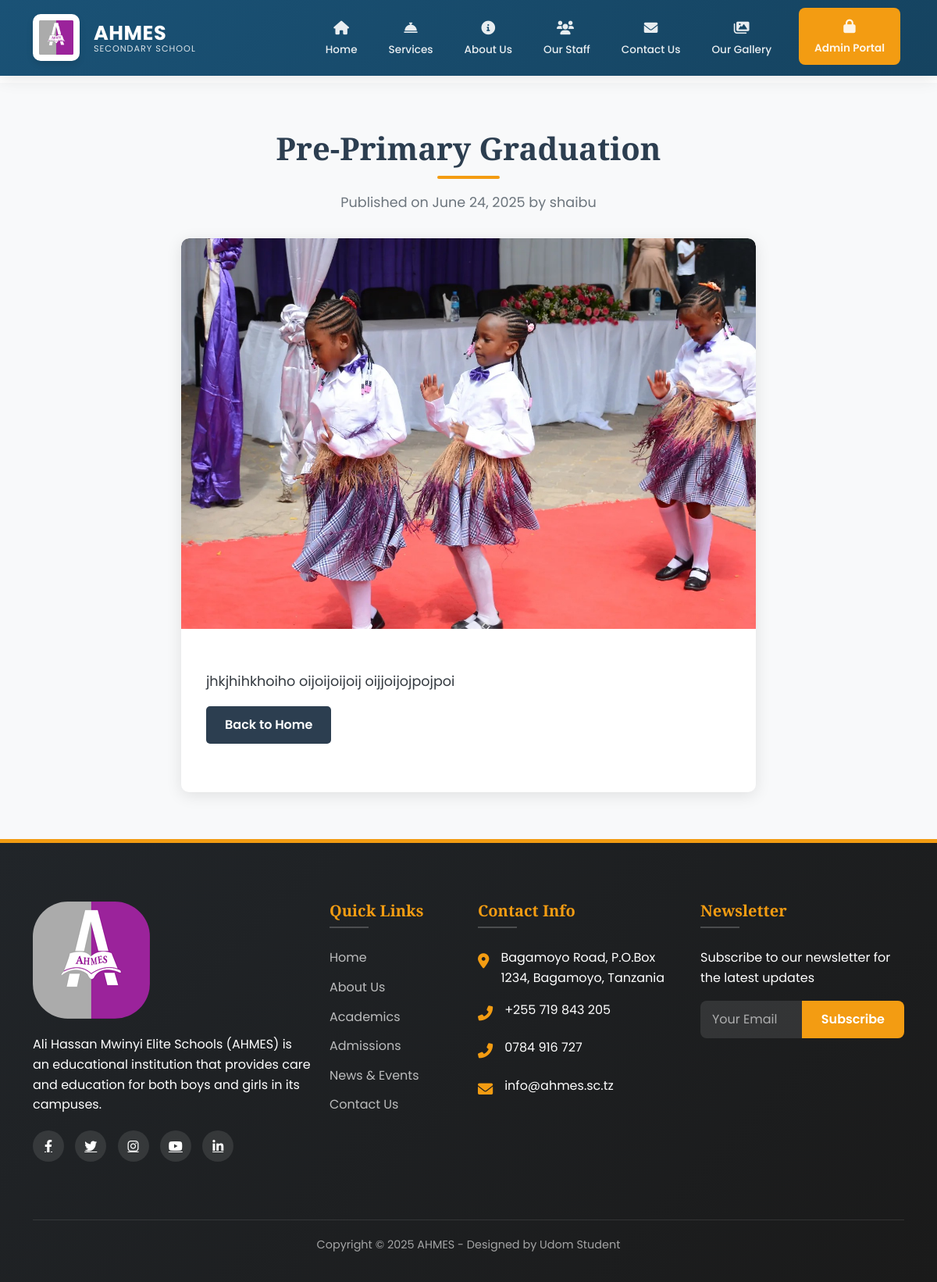
Before: /news/4/ with the older database file.
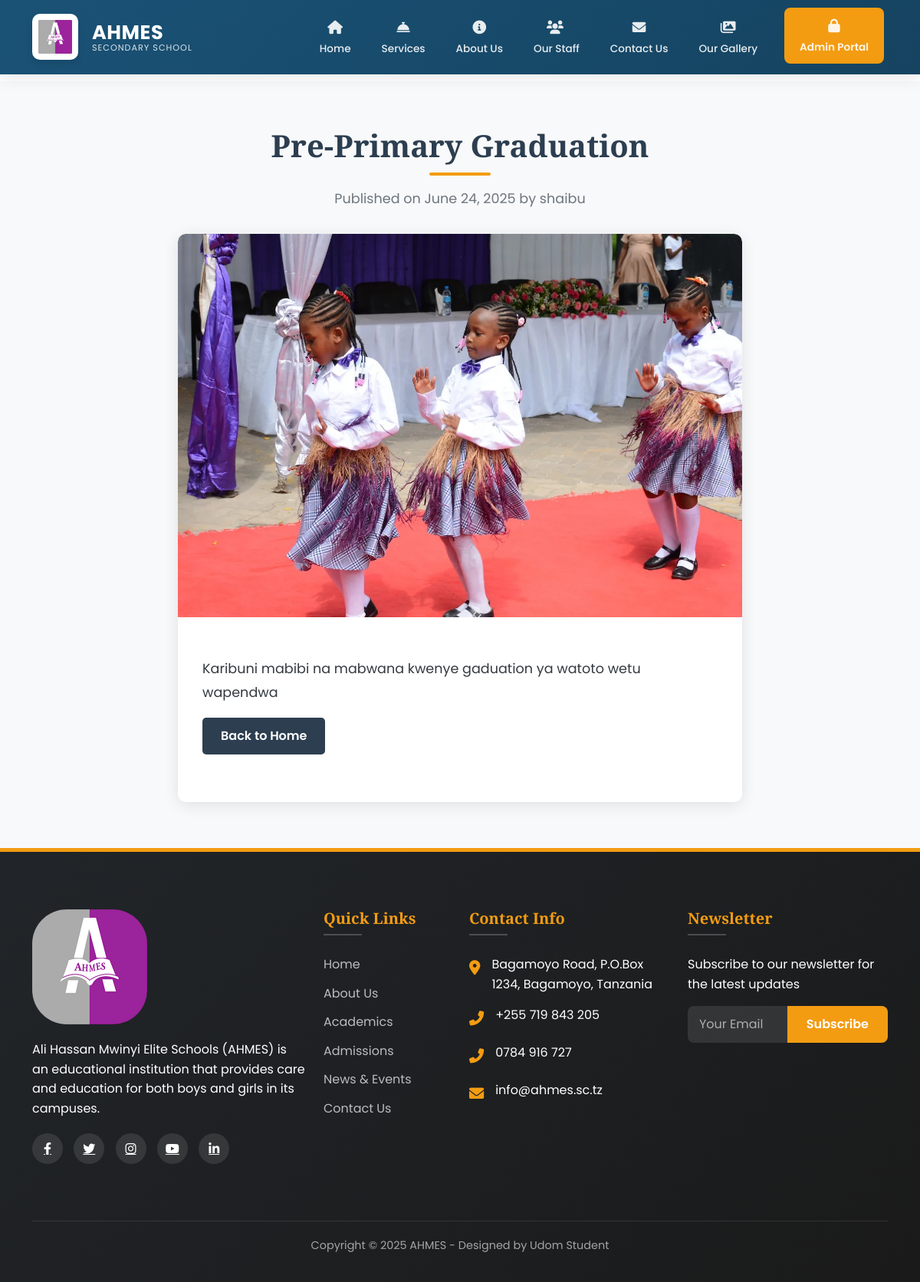
After: the same page with the newer database file.
### main/models.py (models this page shows, shortened)
class News(models.Model):
    title = models.CharField(max_length=200)
    content = models.TextField()
    image = models.ImageField(upload_to='news/')
    author = models.ForeignKey(
        User,
        on_delete=models.CASCADE,
        related_name='news_posts'
    )
    published_date = models.DateTimeField(auto_now_add=True)
    updated_date = models.DateTimeField(auto_now=True)
    is_published = models.BooleanField(default=True)
    class Meta:
        ordering = ['-published_date']
        verbose_name = 'News'
        verbose_name_plural = 'News'

class User(AbstractUser):
    is_admin = models.BooleanField(default=False)
    is_staff_member = models.BooleanField(default=False)
    groups = models.ManyToManyField(
        Group,
        verbose_name=_('groups'),
        blank=True,
        help_text=_(
            'The groups this user belongs to. A user will get all permissions '
            'granted to each of their groups.'
        ),
        related_name="custom_user_set",
        related_query_name="user",
    )
    user_permissions = models.ManyToManyField(
        Permission,
        verbose_name=_('user permissions'),
        blank=True,
        help_text=_('Specific permissions for this user.'),
        related_name="custom_user_set",
        related_query_name="user",
    )
    class Meta:
        swappable = 'AUTH_USER_MODEL'
        db_table = 'auth_user'  # Optional: keeps the same table name as default User

### main/views.py (the view)
# urls.py: path('news/<int:pk>/', views.news_detail, name='news_detail'),
def news_detail(request, pk):
    news = get_object_or_404(News, pk=pk, is_published=True)
    return render(request, 'main/news_detail.html', {'news': news})

### main/context_processors.py (called while the page is built)
def admin_counts(request):
    if request.user.is_authenticated and request.user.is_admin:
        return {
            'pending_comments': Comment.objects.filter(is_approved=False).count(),
            'gallery_count': Gallery.objects.count(),
        }
    return {}

### main/templates/main/news_detail.html (shortened to what this page needs)
{% extends 'main/base.html' %}
{% block content %}
<section class="section news-detail-section">
  <div class="container">
    <h2 class="text-center section-title news-detail-title" data-aos="fade-up">{{ news.title }}</h2>
    <p class="text-center section-subtitle news-detail-subtitle" data-aos="fade-up" data-aos-delay="200">
      Published on {{ news.published_date|date:"F d, Y" }} by {{ news.author.username }}
    </p>
    <div class="row justify-content-center">
      <div class="col-md-10 col-lg-8">
        <div class="card news-detail-card" data-aos="fade-up" data-aos-delay="400">
          {% if news.image %}
          <img src="{{ news.image.url }}" class="card-img-top news-detail-img" alt="{{ news.title }}" />
          {% endif %}
          <div class="card-body news-detail-content">
            <p class="card-text">{{ news.content|linebreaks }}</p>
            <a href="{% url 'home' %}" class="btn btn-primary news-detail-btn">Back to Home</a>
          </div>
        </div>
      </div>
    </div>
  </div>
</section>
{% endblock %}

Changed rows visible on the page:
changed News "Pre-Primary Graduation": content "jhkjhihkhoiho oijoijoijoij oijjoijojpojpoi" → "Karibuni mabibi na mabwana kwenye gaduation ya watoto wetu wapendwa"
